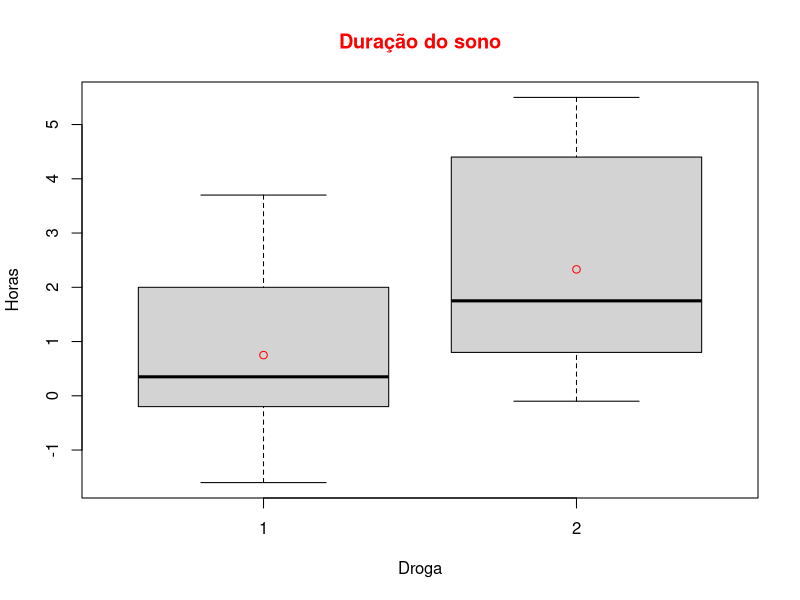
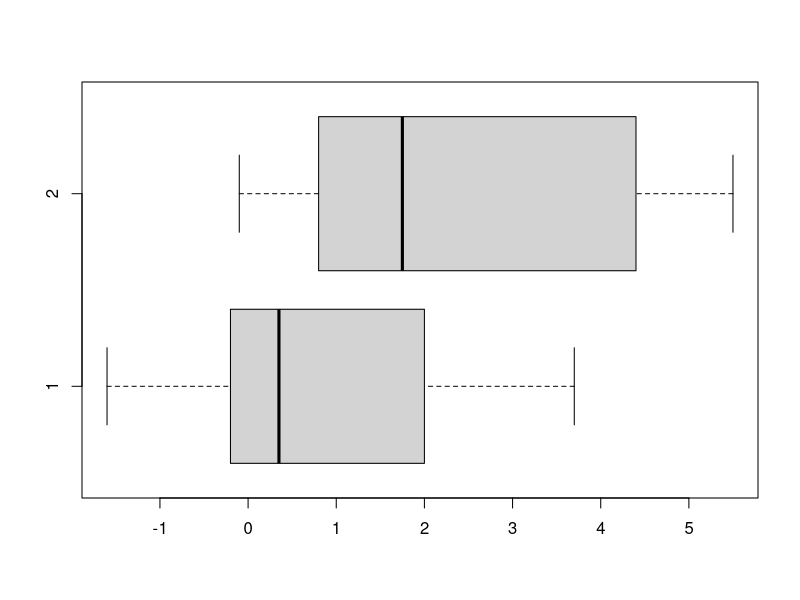
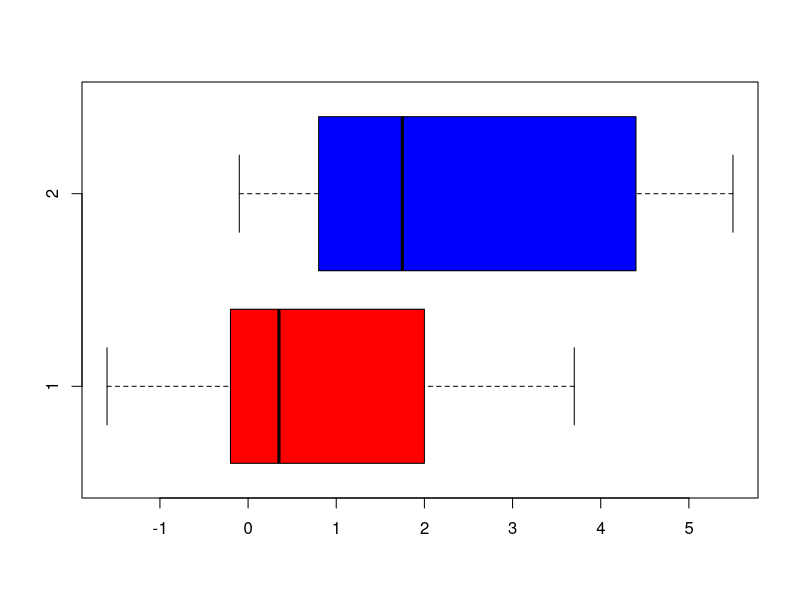

Here is the R script that generated these plots, in order:

getwd()

?boxplot
?sleep

#permitir utilizar as  colunas sem especificar o nome do dataset
attach(sleep)


#construir o bloxplot
sleepboxplot = boxplot(data = sleep, extra~group,main="Duração do sono", col.main="red", ylab =  "Horas", xlab = "Droga")

#calculo da média
medias = by(extra,group,mean)
medias

#adicionar medias ao grafico
points(medias, col = "red")

#boxplot horizontal

horizontalboxplot = boxplot(data = sleep, extra~group, ylab = "", xlab = "", horizontal =  T)
horizontalboxplot
horizontalboxplot2 = boxplot(data = sleep ,extra ~ group , ylab = "", xlab = "", horizontal =  T, col = c("red","blue"))  
horizontalboxplot2
